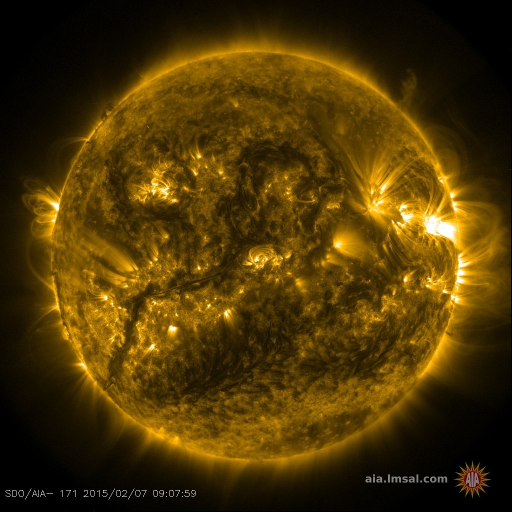
%> input picture Image Annotation/SampleData2/l0171.jpg, 1024 x 1024 px (shown at 1/2 size)
$ octave sift_try.m   (GNU Octave 9; MATLAB toolbox functions it lacks are replaced by stand-ins)
%> lines starting %> are read from the running program, lines starting %| are printed output that depends on the picture
clc
clear all
close all

addpath 'C:\Users\zck\Desktop\大三下学期\Computer Vision\vlfeat-0.9.18-bin\vlfeat-0.9.18\toolbox';
vl_setup;
%> (this line was passed over: vl_setup is not available in this run)

I1 = imread('C:\Users\zck\Documents\GitHub\SunActivity\Image Annotation\SampleData2\l0171.jpg') ;
%> I1 is the input picture: size 1024x1024x3 uint8; mean R, G, B 75.8, 53.3, 4.2
I1=I1(1:920,:,:);
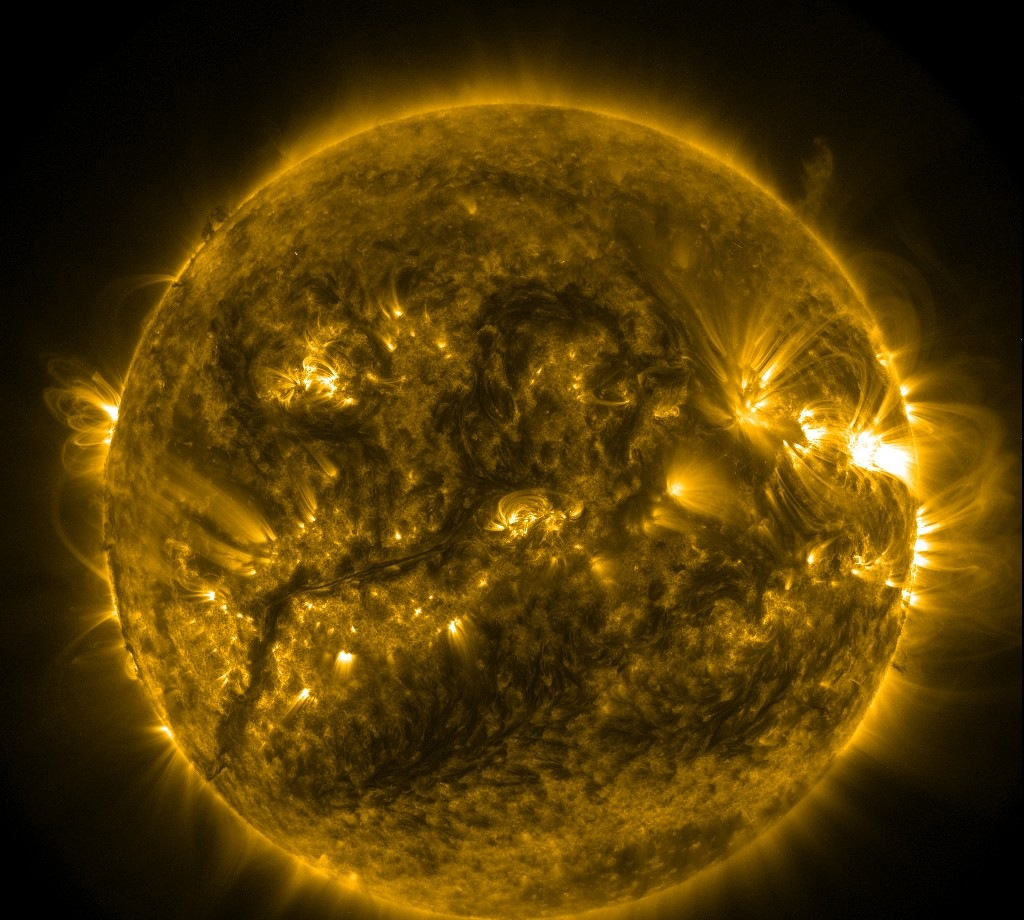
%> I1: size 920x1024x3 uint8; mean R, G, B 81.8, 57.4, 4.1
figure,image(I1) ;
Ia = single(rgb2gray(I1));
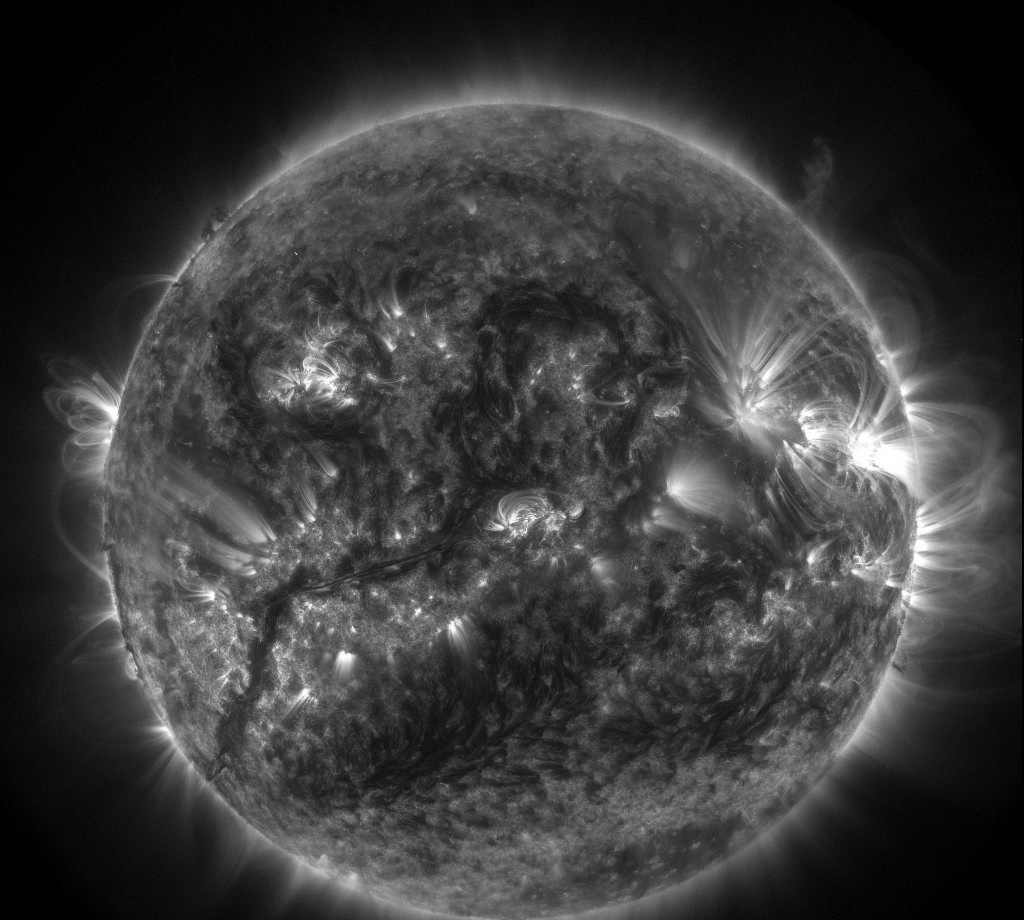
%> Ia: size 920x1024 single; min 0, max 255, mean 58.6
%> (the run ends here)

$ run again, with Image Annotation/SampleData2/l1700.jpg copied over Image Annotation/SampleData2/l0171.jpg
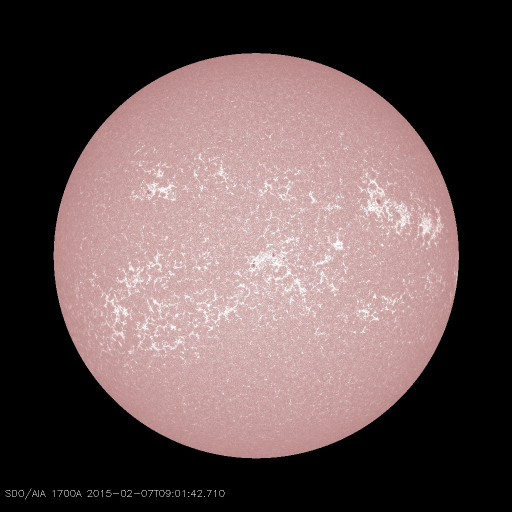
%> input picture Image Annotation/SampleData2/l1700.jpg, 1024 x 1024 px (shown at 1/2 size)
%> I1 is the input picture: size 1024x1024x3 uint8; mean R, G, B 100.8, 82.3, 82.3
%> `I1=I1(1:920,:,:);`:
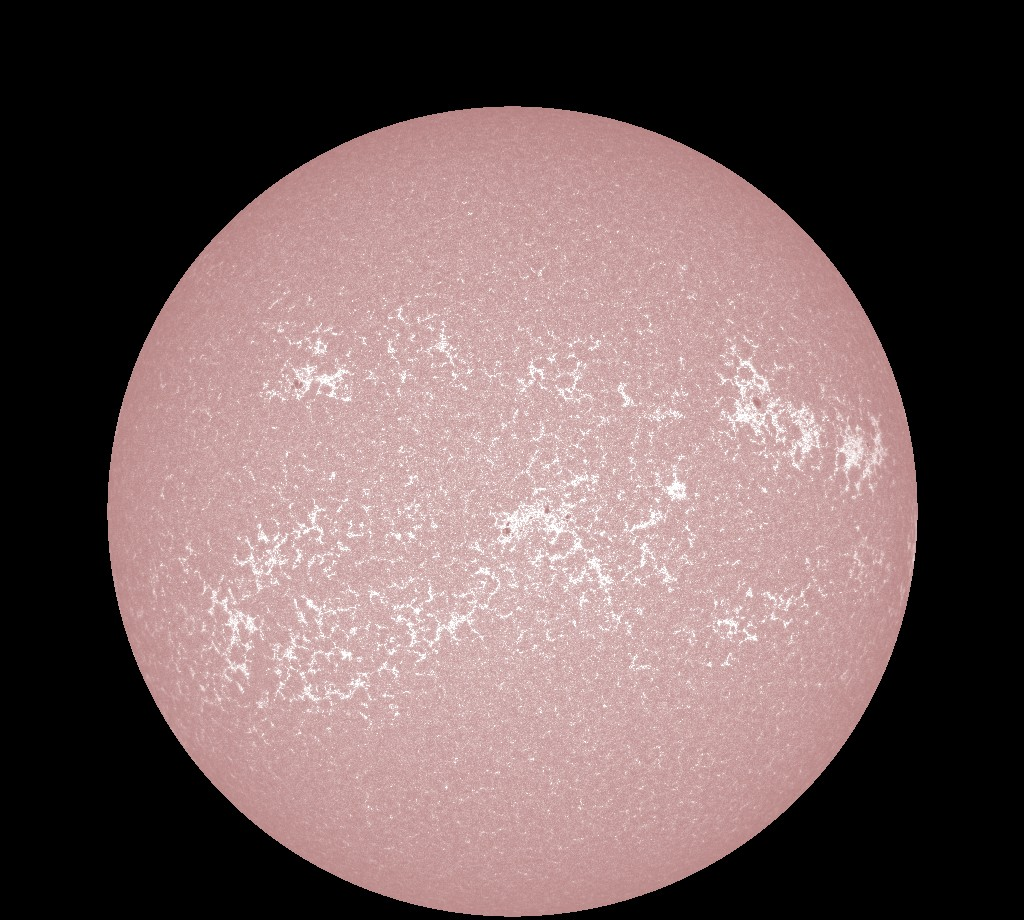
%> I1: size 920x1024x3 uint8; mean R, G, B 112, 91.3, 91.3
%> `Ia = single(rgb2gray(I1));`:
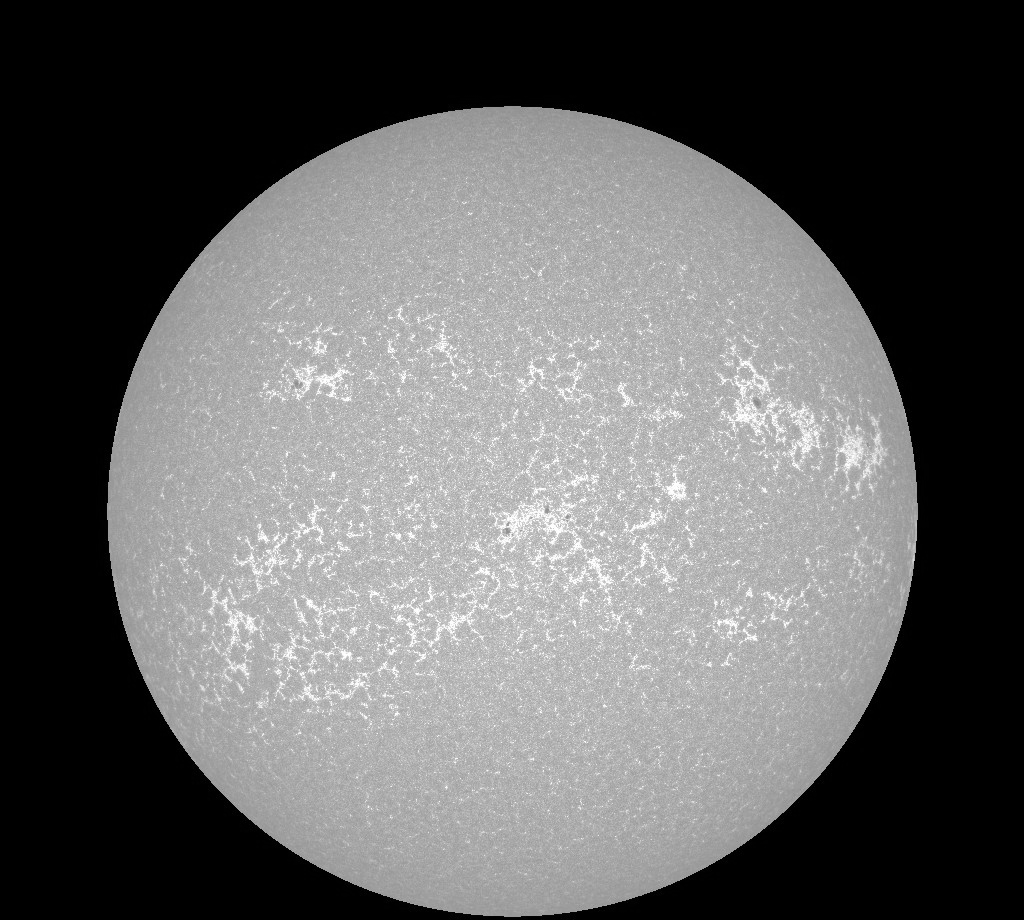
%> Ia: size 920x1024 single; min 0, max 255, mean 97.5
